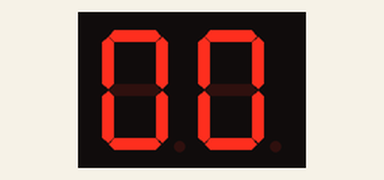
This sketch was run on a simulated Arduino Mega 2560, built with avr-gcc and run on an emulated ATmega2560. Parts: 2-digit seven-segment display. Wiring (from diagram.json): 2-digit 7-segment display, segments lit when HIGH: segments pin 53, pin 52, pin 51, pin 50, pin 10, pin 11, pin 12, pin 13, pin 22, pin 23, pin 24, pin 25, pin 26, pin 27, pin 28, pin 29. The segment pins are drawn as the display they are named for.

Above: at 0.1 s.
At 4.92 s:
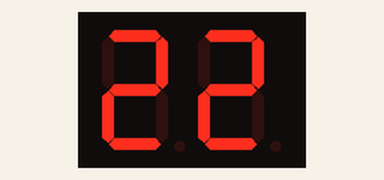
At 9.73 s:
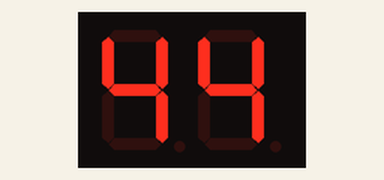
At 19.57 s:
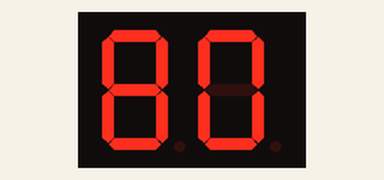
At 29.42 s:
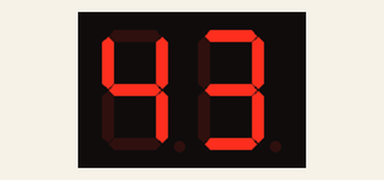
At 39.7 s:
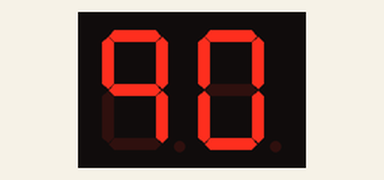

The sketch:

ETALVIS_Problem_07_02.ino
```cpp
//EMBEDDED SYSTEMS PROGRAMMING - GPIO
//SEVEN SEGMENT CONTROL PROBLEMS
//SET 07 PROBLEM 02
//Connenct a seven segment display on port A
//Connenct a seven segment display on port B
//DISPLAY number "00" to "90" one by one with delay 1 second
void delay1(void);
void setup() {
  // put your setup code here, to run once:
  volatile char *ddrA, *ddrB;
  ddrA = 0x21; ddrB = 0x24;
  *ddrA = 0xFF; *ddrB = 0xFF;

}

void loop() {
  // put your main code here, to run repeatedly:
  volatile char *outA, *outB;
  outA = 0x22; outB = 0x25;
  volatile int a = 0, b = 0;
  unsigned char dig1[10] = {0x3f, 0x06, 0x5b, 0x4f, 0x66, 0x6d, 0x7c, 0x07, 0x7f, 0x67};
loop:
  if ((a == 9) && (b == 8))
  {
    *outA = 0x3f;
    delay1();
    *outB = 0x67;
    delay1();
    a=0;
    b=a;
    goto loop;
  }
  if ( a < 10 )
  {
    *outA = dig1[a];
    *outB = dig1[b];
    delay1();
    a++;
    goto loop;
  }
  if (a == 10)
  {
    b++;
    *outB  = dig1[b];
    a = 0;
    *outA = dig1[a];
    goto loop;
  }
}
void delay1(void)
{
  volatile long d;
  for (d = 0; d < 100000; d++);
}
/*//EMBEDDED SYSTEMS PROGRAMMING - GPIO
//SEVEN SEGMENT CONTROL PROBLEMS
//SET 07 PROBLEM 02
//Connenct a seven segment display on port A
//Connenct a seven segment display on port B
//DISPLAY number "00" to "90" one by one with delay 1 second
void delay1(void);
void setup() {
  // put your setup code here, to run once:
  volatile char *ddrA, *ddrB;
  ddrA = 0x21; ddrB = 0x24;
  *ddrA = 0xFF; *ddrB = 0xFF;

}

void loop() {
  // put your main code here, to run repeatedly:
  volatile char *outA, *outB;
  outA = 0x22; outB = 0x25;
  volatile int a = 0, b = 0;
  unsigned char dig1[10] = {0x3f, 0x06, 0x5b, 0x4f, 0x66, 0x6d, 0x7c, 0x07, 0x7f, 0x67};
for(b=0;b<10;b++)
{
  for(a=0;a<10;a++)
  {
    *outA = dig1[a];
    *outB = dig1[b];
    delay1();
  }
}
}
void delay1(void)
{
  volatile long d;
  for (d = 0; d < 100000; d++);
}
*/
```
